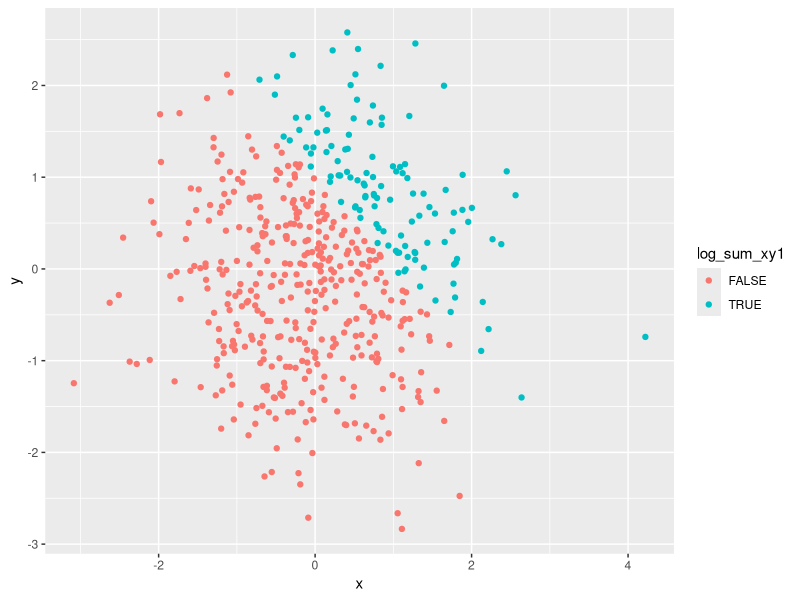
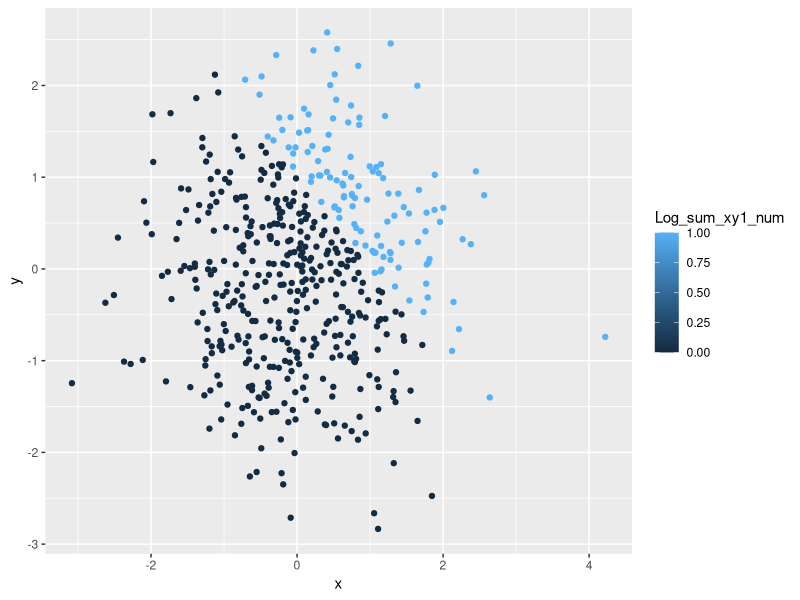
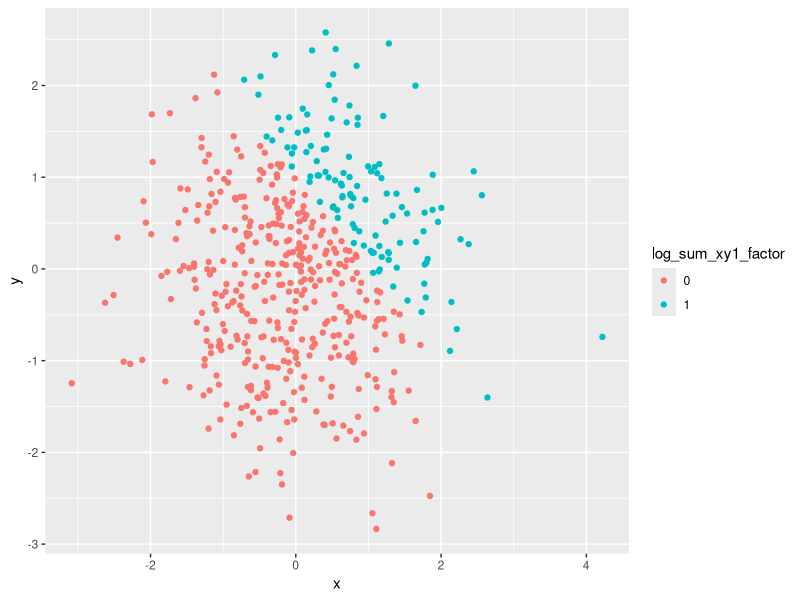

R code for these plots, in order:
## ---- chunk 1
	knitr::opts_chunk$set(echo = TRUE)
	library(tidyverse)
## ---- chunk 2
Hw1Probl1_df = tibble (
  norm_set = rnorm(8),
  norm_pos = norm_set > 0,
  Question_char = c("Q1", "Q2", "Q3", "Q4", "Q5", "Q6", "Q7", "Q8"),
  Response_factor = factor(c("Agree", "Neutral", "Disagree", "Disagree", "Agree", "Neutral", "Neutral", "Agree"))
)
## ---- chunk 3
Hw1Probl2_df = tibble(
  x = rnorm(500),
  y = rnorm(500),
  log_sum_xy1 = x + y > 1,
  Log_sum_xy1_num = as.numeric(x + y > 1),
  log_sum_xy1_factor = as.factor(Log_sum_xy1_num)
)
## ---- chunk 4
ggplot(Hw1Probl2_df, aes(x = x, y = y, color = log_sum_xy1)) + geom_point()
## ---- chunk 5
ggplot(Hw1Probl2_df, aes(x = x, y = y, color = Log_sum_xy1_num)) + geom_point()
## ---- chunk 6
ggplot(Hw1Probl2_df, aes(x = x, y = y, color = log_sum_xy1_factor)) + geom_point()
